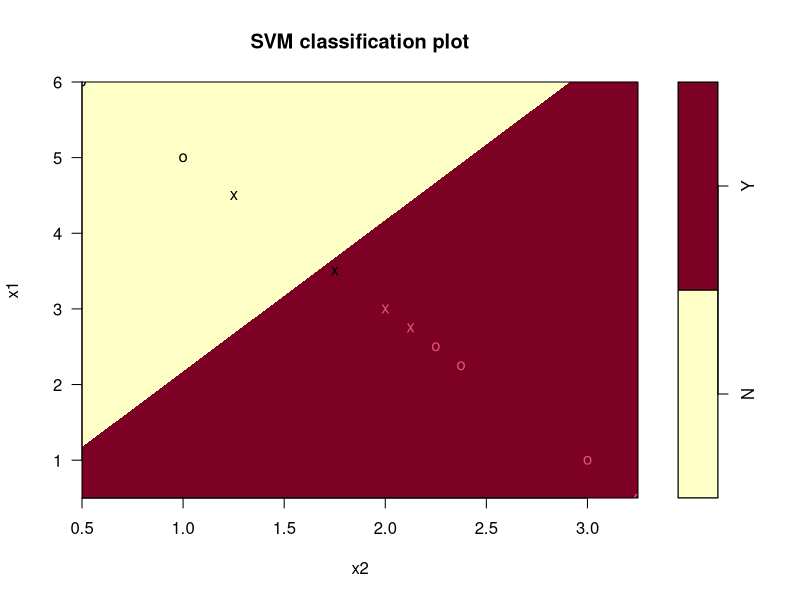
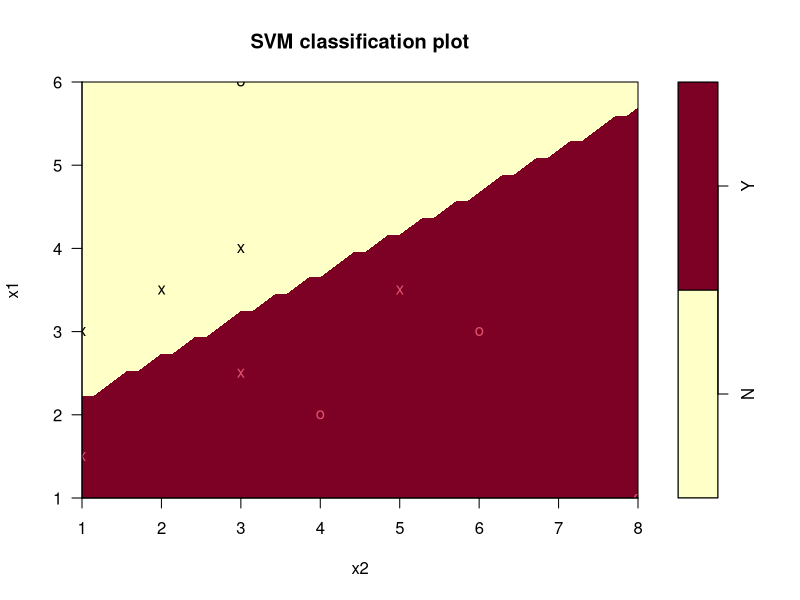

Recreate these plots in R, in order.
require(e1071)
m0_data<-read.csv(file = "data.csv",header = TRUE)
m0_data$Class <- as.factor(m0_data$Class)
svm_model<-svm(Class ~ ., data = m0_data,kernel = "linear")
table(predict(svm_model),m0_data$Class,dnn = c("Prediction","Actual"))
plot(svm_model,m0_data)

m1_data<-read.csv(file = "data1.csv",header = TRUE)
m1_data$Class <- as.factor(m1_data$Class)
svm_model1<-svm(Class ~ ., data = m1_data,kernel = "linear")
table(predict(svm_model1),m1_data$Class,dnn = c("Prediction","Actual"))
plot(svm_model1,m1_data)
